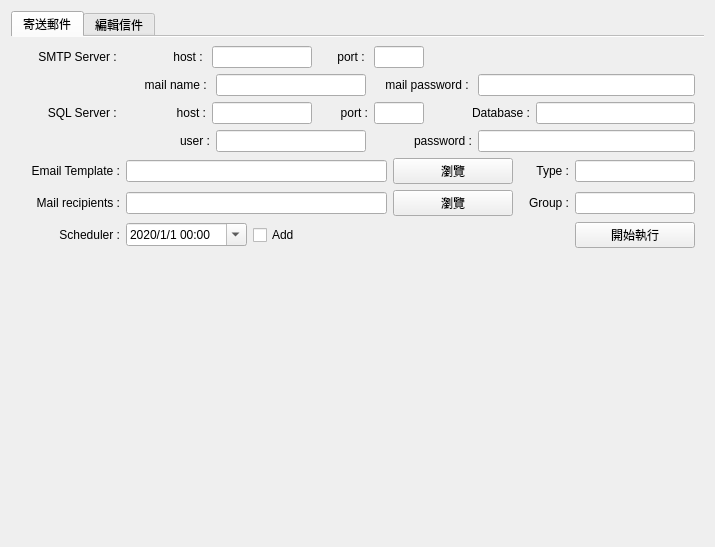
<?xml version="1.0" encoding="UTF-8"?>
<ui version="4.0">
 <class>myUI</class>
 <widget class="QWidget" name="myUI">
  <property name="geometry">
   <rect>
    <x>0</x>
    <y>0</y>
    <width>715</width>
    <height>547</height>
   </rect>
  </property>
  <property name="windowTitle">
   <string>myUI</string>
  </property>
  <layout class="QVBoxLayout" name="verticalLayout_2">
   <item>
    <widget class="QTabWidget" name="main_tab">
     <property name="enabled">
      <bool>true</bool>
     </property>
     <property name="maximumSize">
      <size>
       <width>16777215</width>
       <height>16777215</height>
      </size>
     </property>
     <property name="tabPosition">
      <enum>QTabWidget::North</enum>
     </property>
     <property name="tabShape">
      <enum>QTabWidget::Rounded</enum>
     </property>
     <property name="currentIndex">
      <number>0</number>
     </property>
     <property name="elideMode">
      <enum>Qt::ElideRight</enum>
     </property>
     <property name="usesScrollButtons">
      <bool>false</bool>
     </property>
     <property name="documentMode">
      <bool>true</bool>
     </property>
     <property name="tabsClosable">
      <bool>false</bool>
     </property>
     <property name="movable">
      <bool>false</bool>
     </property>
     <property name="tabBarAutoHide">
      <bool>false</bool>
     </property>
     <widget class="QWidget" name="main_tab_1">
      <attribute name="title">
       <string>寄送郵件</string>
      </attribute>
      <layout class="QVBoxLayout" name="verticalLayout_6">
       <item>
        <layout class="QVBoxLayout" name="verticalLayout_4">
         <item>
          <layout class="QHBoxLayout" name="horizontalLayout_12">
           <item>
            <widget class="QLabel" name="label">
             <property name="minimumSize">
              <size>
               <width>100</width>
               <height>0</height>
              </size>
             </property>
             <property name="maximumSize">
              <size>
               <width>100</width>
               <height>40</height>
              </size>
             </property>
             <property name="text">
              <string>SMTP Server : </string>
             </property>
             <property name="alignment">
              <set>Qt::AlignRight|Qt::AlignTrailing|Qt::AlignVCenter</set>
             </property>
            </widget>
           </item>
           <item>
            <widget class="QLabel" name="label_2">
             <property name="minimumSize">
              <size>
               <width>80</width>
               <height>0</height>
              </size>
             </property>
             <property name="maximumSize">
              <size>
               <width>50</width>
               <height>16777215</height>
              </size>
             </property>
             <property name="text">
              <string>host : </string>
             </property>
             <property name="alignment">
              <set>Qt::AlignRight|Qt::AlignTrailing|Qt::AlignVCenter</set>
             </property>
            </widget>
           </item>
           <item>
            <widget class="QLineEdit" name="smtp_host">
             <property name="minimumSize">
              <size>
               <width>100</width>
               <height>0</height>
              </size>
             </property>
             <property name="maximumSize">
              <size>
               <width>100</width>
               <height>16777215</height>
              </size>
             </property>
            </widget>
           </item>
           <item>
            <widget class="QLabel" name="label_3">
             <property name="minimumSize">
              <size>
               <width>50</width>
               <height>0</height>
              </size>
             </property>
             <property name="text">
              <string>port : </string>
             </property>
             <property name="alignment">
              <set>Qt::AlignRight|Qt::AlignTrailing|Qt::AlignVCenter</set>
             </property>
            </widget>
           </item>
           <item>
            <widget class="QLineEdit" name="smtp_port">
             <property name="minimumSize">
              <size>
               <width>50</width>
               <height>0</height>
              </size>
             </property>
             <property name="maximumSize">
              <size>
               <width>50</width>
               <height>16777215</height>
              </size>
             </property>
            </widget>
           </item>
           <item>
            <spacer name="horizontalSpacer_4">
             <property name="orientation">
              <enum>Qt::Horizontal</enum>
             </property>
             <property name="sizeHint" stdset="0">
              <size>
               <width>40</width>
               <height>20</height>
              </size>
             </property>
            </spacer>
           </item>
          </layout>
         </item>
         <item>
          <layout class="QHBoxLayout" name="horizontalLayout">
           <item>
            <widget class="QLabel" name="label_4">
             <property name="minimumSize">
              <size>
               <width>190</width>
               <height>0</height>
              </size>
             </property>
             <property name="maximumSize">
              <size>
               <width>150</width>
               <height>16777215</height>
              </size>
             </property>
             <property name="text">
              <string>mail name : </string>
             </property>
             <property name="alignment">
              <set>Qt::AlignRight|Qt::AlignTrailing|Qt::AlignVCenter</set>
             </property>
            </widget>
           </item>
           <item>
            <widget class="QLineEdit" name="smtp_user">
             <property name="minimumSize">
              <size>
               <width>150</width>
               <height>0</height>
              </size>
             </property>
             <property name="maximumSize">
              <size>
               <width>150</width>
               <height>16777215</height>
              </size>
             </property>
            </widget>
           </item>
           <item>
            <widget class="QLabel" name="label_5">
             <property name="minimumSize">
              <size>
               <width>100</width>
               <height>0</height>
              </size>
             </property>
             <property name="maximumSize">
              <size>
               <width>100</width>
               <height>16777215</height>
              </size>
             </property>
             <property name="text">
              <string>mail password : </string>
             </property>
             <property name="alignment">
              <set>Qt::AlignRight|Qt::AlignTrailing|Qt::AlignVCenter</set>
             </property>
            </widget>
           </item>
           <item>
            <widget class="QLineEdit" name="smtp_pw">
             <property name="minimumSize">
              <size>
               <width>150</width>
               <height>0</height>
              </size>
             </property>
             <property name="maximumSize">
              <size>
               <width>16777215</width>
               <height>16777215</height>
              </size>
             </property>
            </widget>
           </item>
          </layout>
         </item>
        </layout>
       </item>
       <item>
        <layout class="QVBoxLayout" name="verticalLayout_5">
         <item>
          <layout class="QHBoxLayout" name="horizontalLayout_13">
           <item>
            <widget class="QLabel" name="label_6">
             <property name="minimumSize">
              <size>
               <width>100</width>
               <height>0</height>
              </size>
             </property>
             <property name="maximumSize">
              <size>
               <width>100</width>
               <height>40</height>
              </size>
             </property>
             <property name="text">
              <string>SQL Server : </string>
             </property>
             <property name="alignment">
              <set>Qt::AlignRight|Qt::AlignTrailing|Qt::AlignVCenter</set>
             </property>
            </widget>
           </item>
           <item>
            <widget class="QLabel" name="label_7">
             <property name="minimumSize">
              <size>
               <width>80</width>
               <height>0</height>
              </size>
             </property>
             <property name="maximumSize">
              <size>
               <width>50</width>
               <height>16777215</height>
              </size>
             </property>
             <property name="text">
              <string>host :</string>
             </property>
             <property name="alignment">
              <set>Qt::AlignRight|Qt::AlignTrailing|Qt::AlignVCenter</set>
             </property>
            </widget>
           </item>
           <item>
            <widget class="QLineEdit" name="db_host">
             <property name="minimumSize">
              <size>
               <width>100</width>
               <height>0</height>
              </size>
             </property>
             <property name="maximumSize">
              <size>
               <width>100</width>
               <height>16777215</height>
              </size>
             </property>
            </widget>
           </item>
           <item>
            <widget class="QLabel" name="label_11">
             <property name="minimumSize">
              <size>
               <width>50</width>
               <height>0</height>
              </size>
             </property>
             <property name="text">
              <string>port :</string>
             </property>
             <property name="alignment">
              <set>Qt::AlignRight|Qt::AlignTrailing|Qt::AlignVCenter</set>
             </property>
            </widget>
           </item>
           <item>
            <widget class="QLineEdit" name="db_port">
             <property name="minimumSize">
              <size>
               <width>50</width>
               <height>0</height>
              </size>
             </property>
             <property name="maximumSize">
              <size>
               <width>50</width>
               <height>16777215</height>
              </size>
             </property>
            </widget>
           </item>
           <item>
            <widget class="QLabel" name="label_10">
             <property name="minimumSize">
              <size>
               <width>100</width>
               <height>0</height>
              </size>
             </property>
             <property name="maximumSize">
              <size>
               <width>100</width>
               <height>16777215</height>
              </size>
             </property>
             <property name="text">
              <string>Database :</string>
             </property>
             <property name="alignment">
              <set>Qt::AlignRight|Qt::AlignTrailing|Qt::AlignVCenter</set>
             </property>
            </widget>
           </item>
           <item>
            <widget class="QLineEdit" name="db_db">
             <property name="maximumSize">
              <size>
               <width>16777215</width>
               <height>16777215</height>
              </size>
             </property>
            </widget>
           </item>
          </layout>
         </item>
         <item>
          <layout class="QHBoxLayout" name="horizontalLayout_2">
           <item>
            <widget class="QLabel" name="label_8">
             <property name="minimumSize">
              <size>
               <width>190</width>
               <height>0</height>
              </size>
             </property>
             <property name="maximumSize">
              <size>
               <width>16777215</width>
               <height>16777215</height>
              </size>
             </property>
             <property name="text">
              <string>user :</string>
             </property>
             <property name="alignment">
              <set>Qt::AlignRight|Qt::AlignTrailing|Qt::AlignVCenter</set>
             </property>
            </widget>
           </item>
           <item>
            <widget class="QLineEdit" name="db_user">
             <property name="minimumSize">
              <size>
               <width>150</width>
               <height>0</height>
              </size>
             </property>
             <property name="maximumSize">
              <size>
               <width>150</width>
               <height>16777215</height>
              </size>
             </property>
            </widget>
           </item>
           <item>
            <widget class="QLabel" name="label_9">
             <property name="minimumSize">
              <size>
               <width>100</width>
               <height>0</height>
              </size>
             </property>
             <property name="maximumSize">
              <size>
               <width>100</width>
               <height>16777215</height>
              </size>
             </property>
             <property name="text">
              <string>     password :</string>
             </property>
             <property name="alignment">
              <set>Qt::AlignRight|Qt::AlignTrailing|Qt::AlignVCenter</set>
             </property>
            </widget>
           </item>
           <item>
            <widget class="QLineEdit" name="db_pw">
             <property name="minimumSize">
              <size>
               <width>175</width>
               <height>0</height>
              </size>
             </property>
             <property name="maximumSize">
              <size>
               <width>16777215</width>
               <height>16777215</height>
              </size>
             </property>
            </widget>
           </item>
          </layout>
         </item>
        </layout>
       </item>
       <item>
        <layout class="QHBoxLayout" name="horizontalLayout_3">
         <item>
          <widget class="QLabel" name="label_12">
           <property name="minimumSize">
            <size>
             <width>100</width>
             <height>0</height>
            </size>
           </property>
           <property name="maximumSize">
            <size>
             <width>16777215</width>
             <height>40</height>
            </size>
           </property>
           <property name="text">
            <string>Email Template :</string>
           </property>
           <property name="alignment">
            <set>Qt::AlignRight|Qt::AlignTrailing|Qt::AlignVCenter</set>
           </property>
          </widget>
         </item>
         <item>
          <widget class="QLineEdit" name="eml"/>
         </item>
         <item>
          <widget class="QPushButton" name="eml_btn">
           <property name="minimumSize">
            <size>
             <width>120</width>
             <height>0</height>
            </size>
           </property>
           <property name="text">
            <string>瀏覽</string>
           </property>
          </widget>
         </item>
         <item>
          <widget class="QLabel" name="label_21">
           <property name="minimumSize">
            <size>
             <width>50</width>
             <height>0</height>
            </size>
           </property>
           <property name="maximumSize">
            <size>
             <width>50</width>
             <height>16777215</height>
            </size>
           </property>
           <property name="text">
            <string>Type :</string>
           </property>
           <property name="alignment">
            <set>Qt::AlignRight|Qt::AlignTrailing|Qt::AlignVCenter</set>
           </property>
          </widget>
         </item>
         <item>
          <widget class="QLineEdit" name="lineEdit">
           <property name="minimumSize">
            <size>
             <width>80</width>
             <height>0</height>
            </size>
           </property>
           <property name="maximumSize">
            <size>
             <width>120</width>
             <height>16777215</height>
            </size>
           </property>
          </widget>
         </item>
        </layout>
       </item>
       <item>
        <layout class="QHBoxLayout" name="horizontalLayout_4">
         <item>
          <widget class="QLabel" name="label_13">
           <property name="minimumSize">
            <size>
             <width>100</width>
             <height>0</height>
            </size>
           </property>
           <property name="maximumSize">
            <size>
             <width>16777215</width>
             <height>40</height>
            </size>
           </property>
           <property name="text">
            <string>Mail recipients :</string>
           </property>
           <property name="alignment">
            <set>Qt::AlignRight|Qt::AlignTrailing|Qt::AlignVCenter</set>
           </property>
          </widget>
         </item>
         <item>
          <widget class="QLineEdit" name="mails"/>
         </item>
         <item>
          <widget class="QPushButton" name="mails_btn">
           <property name="minimumSize">
            <size>
             <width>120</width>
             <height>0</height>
            </size>
           </property>
           <property name="text">
            <string>瀏覽</string>
           </property>
          </widget>
         </item>
         <item>
          <widget class="QLabel" name="label_22">
           <property name="minimumSize">
            <size>
             <width>50</width>
             <height>0</height>
            </size>
           </property>
           <property name="maximumSize">
            <size>
             <width>50</width>
             <height>16777215</height>
            </size>
           </property>
           <property name="text">
            <string>Group :</string>
           </property>
           <property name="alignment">
            <set>Qt::AlignRight|Qt::AlignTrailing|Qt::AlignVCenter</set>
           </property>
          </widget>
         </item>
         <item>
          <widget class="QLineEdit" name="lineEdit_2">
           <property name="minimumSize">
            <size>
             <width>80</width>
             <height>0</height>
            </size>
           </property>
           <property name="maximumSize">
            <size>
             <width>120</width>
             <height>16777215</height>
            </size>
           </property>
          </widget>
         </item>
        </layout>
       </item>
       <item>
        <layout class="QHBoxLayout" name="horizontalLayout_5">
         <item>
          <widget class="QLabel" name="label_14">
           <property name="minimumSize">
            <size>
             <width>100</width>
             <height>0</height>
            </size>
           </property>
           <property name="maximumSize">
            <size>
             <width>16777215</width>
             <height>40</height>
            </size>
           </property>
           <property name="text">
            <string>Scheduler :</string>
           </property>
           <property name="alignment">
            <set>Qt::AlignRight|Qt::AlignTrailing|Qt::AlignVCenter</set>
           </property>
          </widget>
         </item>
         <item>
          <widget class="QDateTimeEdit" name="datetime_edit">
           <property name="dateTime">
            <datetime>
             <hour>0</hour>
             <minute>0</minute>
             <second>0</second>
             <year>2020</year>
             <month>1</month>
             <day>1</day>
            </datetime>
           </property>
           <property name="displayFormat">
            <string>yyyy/M/d hh:mm</string>
           </property>
           <property name="calendarPopup">
            <bool>true</bool>
           </property>
          </widget>
         </item>
         <item>
          <widget class="QCheckBox" name="add_cb">
           <property name="text">
            <string>Add</string>
           </property>
          </widget>
         </item>
         <item>
          <spacer name="horizontalSpacer">
           <property name="orientation">
            <enum>Qt::Horizontal</enum>
           </property>
           <property name="sizeHint" stdset="0">
            <size>
             <width>40</width>
             <height>20</height>
            </size>
           </property>
          </spacer>
         </item>
         <item>
          <widget class="QPushButton" name="run_btn">
           <property name="minimumSize">
            <size>
             <width>120</width>
             <height>0</height>
            </size>
           </property>
           <property name="maximumSize">
            <size>
             <width>16777215</width>
             <height>16777215</height>
            </size>
           </property>
           <property name="text">
            <string>開始執行</string>
           </property>
          </widget>
         </item>
        </layout>
       </item>
       <item>
        <spacer name="verticalSpacer_2">
         <property name="orientation">
          <enum>Qt::Vertical</enum>
         </property>
         <property name="sizeHint" stdset="0">
          <size>
           <width>20</width>
           <height>40</height>
          </size>
         </property>
        </spacer>
       </item>
      </layout>
     </widget>
     <widget class="QWidget" name="main_tab_2">
      <attribute name="title">
       <string>編輯信件</string>
      </attribute>
      <layout class="QVBoxLayout" name="verticalLayout_3">
       <item>
        <layout class="QHBoxLayout" name="horizontalLayout_11">
         <item>
          <widget class="QLabel" name="label_15">
           <property name="minimumSize">
            <size>
             <width>80</width>
             <height>0</height>
            </size>
           </property>
           <property name="text">
            <string>寄件人 :</string>
           </property>
           <property name="alignment">
            <set>Qt::AlignRight|Qt::AlignTrailing|Qt::AlignVCenter</set>
           </property>
          </widget>
         </item>
         <item>
          <widget class="QLineEdit" name="recipient"/>
         </item>
        </layout>
       </item>
       <item>
        <layout class="QHBoxLayout" name="horizontalLayout_10">
         <item>
          <widget class="QLabel" name="label_16">
           <property name="minimumSize">
            <size>
             <width>80</width>
             <height>0</height>
            </size>
           </property>
           <property name="text">
            <string>寄件人名稱 :</string>
           </property>
           <property name="alignment">
            <set>Qt::AlignRight|Qt::AlignTrailing|Qt::AlignVCenter</set>
           </property>
          </widget>
         </item>
         <item>
          <widget class="QLineEdit" name="recipient_name"/>
         </item>
        </layout>
       </item>
       <item>
        <layout class="QHBoxLayout" name="horizontalLayout_9">
         <item>
          <widget class="QLabel" name="label_17">
           <property name="minimumSize">
            <size>
             <width>80</width>
             <height>0</height>
            </size>
           </property>
           <property name="text">
            <string>加入附件 :</string>
           </property>
           <property name="alignment">
            <set>Qt::AlignRight|Qt::AlignTrailing|Qt::AlignVCenter</set>
           </property>
          </widget>
         </item>
         <item>
          <widget class="QCheckBox" name="annex_checkBox">
           <property name="text">
            <string>是</string>
           </property>
          </widget>
         </item>
         <item>
          <spacer name="horizontalSpacer_2">
           <property name="orientation">
            <enum>Qt::Horizontal</enum>
           </property>
           <property name="sizeHint" stdset="0">
            <size>
             <width>40</width>
             <height>20</height>
            </size>
           </property>
          </spacer>
         </item>
        </layout>
       </item>
       <item>
        <layout class="QHBoxLayout" name="horizontalLayout_8">
         <item>
          <widget class="QLabel" name="label_18">
           <property name="minimumSize">
            <size>
             <width>80</width>
             <height>0</height>
            </size>
           </property>
           <property name="text">
            <string>上傳附件 :</string>
           </property>
           <property name="alignment">
            <set>Qt::AlignRight|Qt::AlignTrailing|Qt::AlignVCenter</set>
           </property>
          </widget>
         </item>
         <item>
          <widget class="QLineEdit" name="annex_file"/>
         </item>
         <item>
          <widget class="QPushButton" name="annex_btn">
           <property name="text">
            <string>瀏覽</string>
           </property>
          </widget>
         </item>
        </layout>
       </item>
       <item>
        <layout class="QHBoxLayout" name="horizontalLayout_7">
         <item>
          <widget class="QLabel" name="label_19">
           <property name="minimumSize">
            <size>
             <width>80</width>
             <height>0</height>
            </size>
           </property>
           <property name="text">
            <string>主旨 :</string>
           </property>
           <property name="alignment">
            <set>Qt::AlignRight|Qt::AlignTrailing|Qt::AlignVCenter</set>
           </property>
          </widget>
         </item>
         <item>
          <widget class="QLineEdit" name="subject"/>
         </item>
        </layout>
       </item>
       <item>
        <layout class="QHBoxLayout" name="horizontalLayout_6">
         <item>
          <layout class="QVBoxLayout" name="verticalLayout">
           <item>
            <widget class="QLabel" name="label_20">
             <property name="minimumSize">
              <size>
               <width>80</width>
               <height>0</height>
              </size>
             </property>
             <property name="text">
              <string>內容 :</string>
             </property>
             <property name="alignment">
              <set>Qt::AlignRight|Qt::AlignTrailing|Qt::AlignVCenter</set>
             </property>
            </widget>
           </item>
           <item>
            <spacer name="verticalSpacer">
             <property name="orientation">
              <enum>Qt::Vertical</enum>
             </property>
             <property name="sizeHint" stdset="0">
              <size>
               <width>20</width>
               <height>40</height>
              </size>
             </property>
            </spacer>
           </item>
          </layout>
         </item>
         <item>
          <widget class="QTabWidget" name="mail_tab">
           <property name="currentIndex">
            <number>0</number>
           </property>
           <property name="documentMode">
            <bool>true</bool>
           </property>
           <widget class="QWidget" name="mail_tab_1">
            <property name="sizePolicy">
             <sizepolicy hsizetype="Preferred" vsizetype="Preferred">
              <horstretch>0</horstretch>
              <verstretch>0</verstretch>
             </sizepolicy>
            </property>
            <property name="font">
             <font>
              <weight>50</weight>
              <bold>false</bold>
             </font>
            </property>
            <property name="autoFillBackground">
             <bool>false</bool>
            </property>
            <attribute name="title">
             <string>HTML</string>
            </attribute>
            <layout class="QVBoxLayout" name="verticalLayout_7">
             <property name="sizeConstraint">
              <enum>QLayout::SetMaximumSize</enum>
             </property>
             <item>
              <widget class="QTextEdit" name="textEdit"/>
             </item>
            </layout>
           </widget>
           <widget class="QWidget" name="mail_tab_2">
            <attribute name="title">
             <string>Web</string>
            </attribute>
            <layout class="QVBoxLayout" name="verticalLayout_8">
             <item>
              <widget class="QTextBrowser" name="webEngineView"/>
             </item>
            </layout>
           </widget>
          </widget>
         </item>
        </layout>
       </item>
       <item>
        <layout class="QHBoxLayout" name="horizontalLayout_14">
         <item>
          <spacer name="horizontalSpacer_7">
           <property name="orientation">
            <enum>Qt::Horizontal</enum>
           </property>
           <property name="sizeHint" stdset="0">
            <size>
             <width>40</width>
             <height>20</height>
            </size>
           </property>
          </spacer>
         </item>
         <item>
          <widget class="QPushButton" name="read_eml_btn">
           <property name="text">
            <string>讀取</string>
           </property>
          </widget>
         </item>
         <item>
          <widget class="QPushButton" name="save_eml_btn">
           <property name="text">
            <string>儲存</string>
           </property>
          </widget>
         </item>
        </layout>
       </item>
      </layout>
     </widget>
    </widget>
   </item>
  </layout>
 </widget>
 <tabstops>
  <tabstop>main_tab</tabstop>
  <tabstop>smtp_host</tabstop>
  <tabstop>smtp_port</tabstop>
  <tabstop>smtp_user</tabstop>
  <tabstop>smtp_pw</tabstop>
  <tabstop>db_host</tabstop>
  <tabstop>db_port</tabstop>
  <tabstop>db_db</tabstop>
  <tabstop>db_user</tabstop>
  <tabstop>db_pw</tabstop>
  <tabstop>eml</tabstop>
  <tabstop>eml_btn</tabstop>
  <tabstop>mails</tabstop>
  <tabstop>mails_btn</tabstop>
  <tabstop>datetime_edit</tabstop>
  <tabstop>add_cb</tabstop>
  <tabstop>run_btn</tabstop>
  <tabstop>recipient</tabstop>
  <tabstop>recipient_name</tabstop>
  <tabstop>annex_checkBox</tabstop>
  <tabstop>annex_file</tabstop>
  <tabstop>annex_btn</tabstop>
  <tabstop>subject</tabstop>
  <tabstop>mail_tab</tabstop>
  <tabstop>textEdit</tabstop>
  <tabstop>read_eml_btn</tabstop>
  <tabstop>save_eml_btn</tabstop>
 </tabstops>
 <resources/>
 <connections/>
</ui>
